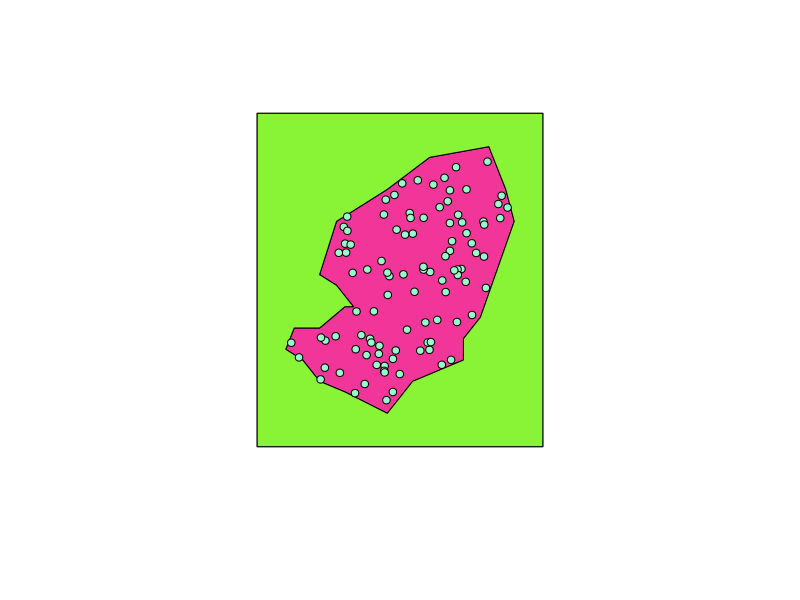
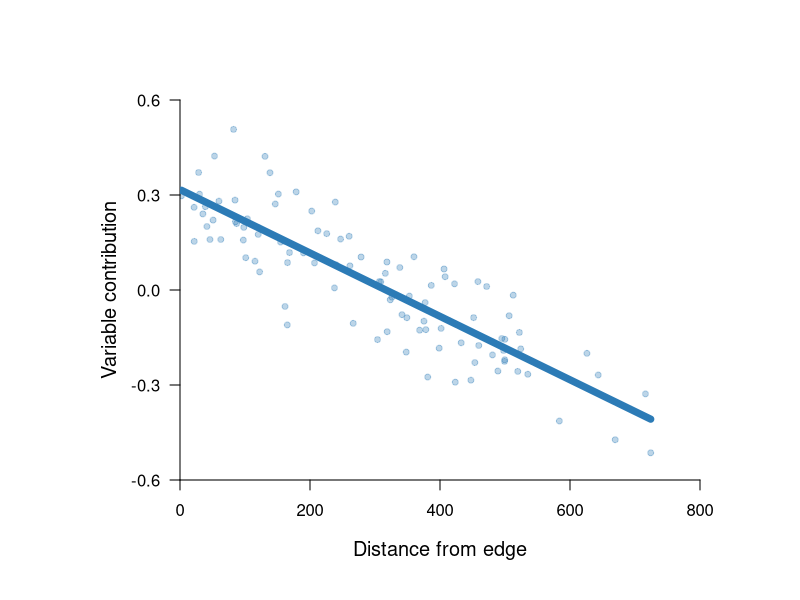
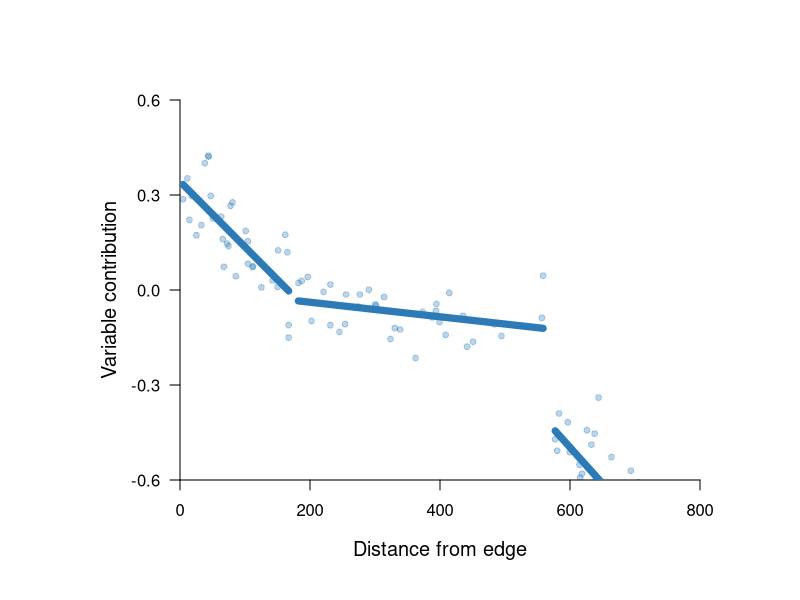

Reproduce these figures in R, in order. (Note: this script raises an error after producing the figures.)
#load packages
library(rnaturalearth); library(sf); library(units)

#list wds
wd_tables <- '/Users/carloseduardoaribeiro/Documents/Post-doc/SHAP/Mammals/Manuscript/Figures/Fig 1/Things for the figure'

#set seed for reproducibility
set.seed(69)

#set parametres for plotting
par(mar = c(7,5,5,5), pty="m", mfrow = c(1,1))

##### Make polygon for map #####

#load world map (just to have a reference system)
world <- ne_countries(returnclass = "sf")

#create polygon representing species range
poly = st_polygon(
  list(cbind(c(10,08,09,12,15,16,14,12,14,20,25,32,
               34,35,31,29,29,26,23,20,15,12,10),
             c(30,31,33,33,35,35,37,38,43,46,49,50,
               46,43,34,32,30,29,28,25,27,28,30))))

poly_sf <-  st_sfc(poly, crs = st_crs(world))
poly_sf <- st_as_sf(poly_sf)

#get min and max coord values of the range
ext <- st_bbox(poly_sf)

#create points representing species occurrences
points_sf <- st_sample(poly_sf, size = 100, type = "random")
points_sf <- st_as_sf(points_sf)

#calculate rel polewardness for all points
points_sf$relPol <- (st_coordinates(points_sf)[,2] - ext$ymin) / ext$ymin

#create box to calculate distance from edge

#calculate the size of the box to plot around the range
lon_mar <- abs(ext[3] - ext[1]) / 8
lat_mar <- abs(ext[4] - ext[2]) / 8
                          
#calculate coords for the box
b_xmin <- ext$xmin - lon_mar
b_xmax <- ext$xmax + lon_mar
b_ymin <- ext$ymin - lat_mar
b_ymax <- ext$ymax + lat_mar

#create box to calculate distance from edge
box_df <- data.frame(x = c(b_xmin,b_xmax,b_xmax,b_xmin,b_xmin),
                     y = c(b_ymax,b_ymax,b_ymin,b_ymin,b_ymax))

box <- st_as_sfc(          #make the box
  st_bbox(st_as_sf(box_df, coords = c('x', 'y'), crs = st_crs(poly_sf))))

#cut the range out of the box
range_cut <- st_difference(box, poly_sf)

#visualise steps
plot(box)
plot(poly_sf, add = T, col = '#f23598')
plot(range_cut, add = T, col = '#89f336')
plot(points_sf, add = T, pch = 21, col = '#000000', bg = '#98fbcb')

#calculate the dist from each point to edge in km
points_sf$distEdge <- as.numeric(
  set_units(st_distance(points_sf, range_cut), km)[,1])

distEdge <- points_sf$distEdge


###### PLOT GRAPH SHOWING THE CENTRAL GRADIENT ######

#generate ydata with a linear relationship plus some noise
ydata <- ((-0.002 * distEdge + rnorm(100, mean = 0, sd = 0.2)) + 0.6) / 2

#combine into a data frame
data <- data.frame(distEdge, ydata)

#fit the linear model
lin_mod <- lm(ydata ~ distEdge, data = data)

#display the model summary
summary(lin_mod)

#preate a sequence of x-values within the range of the data
x_vals <- seq(min(data$distEdge),
              max(data$distEdge),
              length.out = 100)

#preate a data frame for prediction
new_data <- data.frame(distEdge = x_vals)

#predict y-values based on the model
predicted <- predict(lin_mod, newdata = new_data)

#set y and x lims
ylim <- c(floor(min(ydata) * 10) / 10, ceiling(max(ydata) *10) / 10)
xlim <- c(0, ceiling(max(distEdge) / 100) * 100)


par(mar = c(6,9,5,5), pty="m", mfrow = c(1,1))

# Plot the data points again
plot(data$distEdge, data$ydata, 
     pch = 19, cex = 0.8, col = '#2c7bb650',
     axes = F, , xaxs = "i", yaxs = "i",
     ylab = 'Variable contribution',
     xlab = 'Distance from edge',
     cex.lab = 1.2,
     cex.axis = 1.2,
     ylim = ylim,
     xlim = xlim)

#prepare parametres for axes

#determine number of ticks per axis
n_ticks_x <- 5
n_ticks_y <- 5

#calculate distance between ticks
dist_tick_x <- (xlim[2] - xlim[1]) / (n_ticks_x - 1)
dist_tick_y <- (ylim[2] - ylim[1]) / (n_ticks_y - 1)

#calculate positions of ticks
ticks_x <- seq(xlim[1], xlim[2], dist_tick_x)
ticks_y <- seq(ylim[1], ylim[2], dist_tick_y)

#add axes
axis(1, pos = ylim[1], at = ticks_x)
axis(2, las = 2, at = ticks_y)

# Add the restricted regression line
lines(x_vals, predicted, col = '#2c7bb6', lwd = 7)



###### PLOT GRAPH SHOWING THE CENTRAL GRADIENT (ALTERNATIVE MEASUREMENT) ######


#generate 33, 34, and 33 random values for distEdgeNormal
distEdge_A <- runif(33, min = 0, max = 175) #1st segment
distEdge_B <- runif(34, min = 175, max = 575) #2nd segment
distEdge_C <- runif(33, min = 575, max = 750) #2nd segment


#generate ydata with a linear relationship plus some noise
ydata_A <-
  ((-0.002 * distEdge_A + rnorm(33, mean = 0.2, sd = 0.1)) + 0.13) 

ydata_B <-
  ((-0.002 * distEdge_B + rnorm(34, mean = 0, sd = 0.3)) + 0.4) / 5

ydata_C <-
  ((-0.002 * distEdge_C + rnorm(33, mean = -0.2, sd = 0.1)) + 0.9) 

#combine into a data frame
data_A <- data.frame(distEdge_A, ydata_A)
data_B <- data.frame(distEdge_B, ydata_B)
data_C <- data.frame(distEdge_C, ydata_C)

#fit the linear model
lin_mod_A <- lm(ydata_A ~ distEdge_A, data = data_A)
lin_mod_B <- lm(ydata_B ~ distEdge_B, data = data_B)
lin_mod_C <- lm(ydata_C ~ distEdge_C, data = data_C)

#display the model summary
summary(lin_mod_A)
summary(lin_mod_B)
summary(lin_mod_C)

# Create a sequence of x-values within the range of the data
x_vals_A <- seq(min(data_A$distEdge),
                max(data_A$distEdge),
                length.out = 33)
x_vals_B <- seq(min(data_B$distEdge),
                max(data_B$distEdge),
                length.out = 34)
x_vals_C <- seq(min(data_C$distEdge),
                max(data_C$distEdge),
                length.out = 33)

# Create a data frame for prediction
new_data_A <- data.frame(distEdge_A = x_vals_A)
new_data_B <- data.frame(distEdge_B = x_vals_B)
new_data_C <- data.frame(distEdge_C = x_vals_C)

# Predict y-values based on the model
predicted_A <- predict(lin_mod_A, newdata = new_data_A)
predicted_B<- predict(lin_mod_B, newdata = new_data_B)
predicted_C <- predict(lin_mod_C, newdata = new_data_C)

#set y and x lims
ylim <- c(floor(min(ydata) * 10) / 10, ceiling(max(ydata) *10) / 10)
xlim <- c(0, ceiling(max(distEdge) / 100) * 100)

# Plot the data points again
plot(data_A$distEdge, data_A$ydata, 
     pch = 19, cex = 0.8, col = '#2c7bb650',
     axes = F, , xaxs = "i", yaxs = "i",
     ylab = 'Variable contribution',
     xlab = 'Distance from edge',
     cex.lab = 1.2,
     cex.axis = 1.2,
     ylim = ylim,
     xlim = xlim)

points(data_B$distEdge, data_B$ydata, 
       pch = 19, cex = 0.8, col = '#2c7bb650')

points(data_C$distEdge, data_C$ydata, 
       pch = 19, cex = 0.8, col = '#2c7bb650')

#add axes
axis(1, pos = ylim[1], at = ticks_x)
axis(2, las = 2, at = ticks_y)


# Add the restricted regression line
lines(new_data_A$distEdge, predicted_A, col = '#2c7bb6', lwd = 7)
lines(new_data_B$distEdge, predicted_B, col = '#2c7bb6', lwd = 7)
lines(new_data_C$distEdge, predicted_C, col = '#2c7bb6', lwd = 7)

# For graphical purposes, I will replot joining the lines

# Plot the data points again
plot(data_A$distEdgeNormal, data_A$ydata, 
     pch = 19, cex = 0.8, col = '#2c7bb650',
     axes = F, , xaxs = "i", yaxs = "i",
     ylab = 'Variable contribution',
     xlab = 'Distance from edge',
     cex.lab = 1.2,
     cex.axis = 1.2,
     ylim = ylim,
     xlim = xlim)

points(data_B$distEdgeNormal, data_B$ydata, 
       pch = 19, cex = 0.8, col = '#2c7bb650')

points(data_C$distEdgeNormal, data_C$ydata, 
       pch = 19, cex = 0.8, col = '#2c7bb650'
)

#add axes
axis(1, pos = -0.4)
axis(2, pos = 0, las=2)

lines(new_data_A$distEdgeNormal, predicted_A, col = '#2c7bb6', lwd = 7)
lines(c(new_data_A$distEdgeNormal[33], new_data_C$distEdgeNormal[1]),
      c(predicted_A[33],predicted_C[1]),
      col = '#2c7bb6', lwd = 7)
lines(new_data_C$distEdgeNormal, predicted_C, col = '#2c7bb6', lwd = 7)





###### PLOT MAP SHOWING THE CENTRAL GRADIENT ######

#Legend: "Larger ranges showing populations close to the range centre being less affected by climatic extremes than those closer to range edges."

#Reference in text: "The relationship between climatic variables and species occurrences changes between the range centre and range edges (Fig. 1A)"


#set parametres for plotting
par(mar = c(0,0,0,0), pty="s", mfrow = c(1,1))

#plot big white box to make room for the things I need to add around
plot(big_box, border = NA)

#plot small box to inform the coordinates
#plot(box, add = T, col = '#ffffbf20')

#plot the polygon
plot(poly_sf, lwd = 3, border = '#707070', col = '#ffffbf80', add = T)

#plot the occurrence points (size is proportional to SHAP value)
plot(st_geometry(points_sf),
     add = T, pch = 19, cex = points_sf$centralCex ^ 1.4,
     col = '#80808080')

#save 1000















###### PLOT MAP SHOWING THE LATITUDINAL GRADIENT ######

#Legend: large ranges showing climatic extremes increase in explanatory power towards the poleward edges.

#Reference in text: "Climatic variables have higher explanatory power towards the poleward range limit (Fig. 1B)"

#set parametres for plotting
par(mar = c(0,0,0,0), pty="s", mfrow = c(1,1))

#plot big white box to make room for the things I need to add around
plot(big_box, border = NA)

#plot the polygon
plot(poly_sf, lwd = 3, border = '#707070', col = '#ffffbf80', add = T)

#plot the occurrence points (size is proportional to SHAP value)
plot(st_geometry(points_sf),
     add = T, pch = 19, cex = points_sf$varContNormal ^ 1.6,
     col = '#2c7bb680')

#save 1000






###### PLOT GRAPH SHOWING THE LATITUDINAL GRADIENT ######

# Set seed for reproducibility
set.seed(123)

# Generate 100 random values for distEdgeNormal
relPol <- runif(100, min = 0, max = 1)

# Generate ydata with a linear relationship plus some noise
ydata <- ((relPol + rnorm(100, mean = 0, sd = 0.2))) / 2

# Combine into a data frame
data <- data.frame(relPol, ydata)

# Fit the linear model
lin_mod <- lm(ydata ~ relPol, data = data)

# Display the model summary
summary(lin_mod)

#set parametres for plotting
par(mar = c(5,5,5,5), pty="s", mfrow = c(1,1))

# Create a sequence of x-values within the range of the data
x_vals <- seq(min(data$relPol),
              max(data$relPol),
              length.out = 100)

# Create a data frame for prediction
new_data <- data.frame(relPol = x_vals)

# Predict y-values based on the model
predicted <- predict(lin_mod, newdata = new_data)

#set y and x lims
ylim <- c(-0.5, 0.5)
xlim <- c(0, 1.05)

# Plot the data points again
plot(data$relPol, data$ydata, 
     pch = 19, cex = 0.8, col = '#2c7bb650',
     axes = F, , xaxs = "i", yaxs = "i",
     ylab = 'Variable contribution',
     xlab = 'Relative polewardness',
     cex.lab = 1.2,
     cex.axis = 1.2,
     ylim = ylim,
     xlim = xlim)

#add axes
axis(1, pos = -0.4)
axis(2, pos = 0, las=2)

# Add the restricted regression line
lines(x_vals, predicted, col = '#2c7bb6', lwd = 7)

#save 800






### PLOT GRAPH SHOWING THE LATITUDINAL GRADIENT (ALTERNATIVE MEASUREMENT) ###

# Set seed for reproducibility
set.seed(123)

# Generate 33, 34, and 33 random values for distEdgeNormal
relPol_A <- runif(33, min = 0, max = 0.3) #1st segment
relPol_B <- runif(34, min = 0.3, max = 0.7) #2nd segment
relPol_C <- runif(33, min = 0.7, max = 1) #2nd segment

# Generate ydata with a linear relationship plus some noise
ydata_A <-
  ((relPol_A + rnorm(33, mean = -0.2, sd = 0.1)) - 0.13) 

ydata_B <-
  ((relPol_B + rnorm(34, mean = 0, sd = 0.32)) / 4) - 0.05

ydata_C <-
  ((relPol_C + rnorm(33, mean = 0.2, sd = 0.1)) - 0.8) 


# Combine into a data frame
data_A <- data.frame(relPol_A, ydata_A)
data_B <- data.frame(relPol_B, ydata_B)
data_C <- data.frame(relPol_C, ydata_C)

# Fit the linear model
lin_mod_A <- lm(ydata_A ~ relPol_A, data = data_A)
lin_mod_B <- lm(ydata_B ~ relPol_B, data = data_B)
lin_mod_C <- lm(ydata_C ~ relPol_C, data = data_C)

# Display the model summary
summary(lin_mod_A)
summary(lin_mod_B)
summary(lin_mod_C)

#set parametres for plotting
par(mar = c(5,5,5,5), pty="s", mfrow = c(1,1))

# Create a sequence of x-values within the range of the data
x_vals_A <- seq(min(data_A$relPo),
                max(data_A$relPo),
                length.out = 33)
x_vals_B <- seq(min(data_B$relPo),
                max(data_B$relPo),
                length.out = 34)
x_vals_C <- seq(min(data_C$relPo),
                max(data_C$relPo),
                length.out = 33)

# Create a data frame for prediction
new_data_A <- data.frame(relPol_A = x_vals_A)
new_data_B <- data.frame(relPol_B = x_vals_B)
new_data_C <- data.frame(relPol_C = x_vals_C)

# Predict y-values based on the model
predicted_A <- predict(lin_mod_A, newdata = new_data_A)
predicted_B<- predict(lin_mod_B, newdata = new_data_B)
predicted_C <- predict(lin_mod_C, newdata = new_data_C)

#set y and x lims
ylim <- c(-0.5, 0.5)
xlim <- c(0, 1.05)

# Plot the data points again
plot(data_A$relPol, data_A$ydata, 
     pch = 19, cex = 0.8, col = '#2c7bb650',
     axes = F, , xaxs = "i", yaxs = "i",
     ylab = 'Variable contribution',
     xlab = 'Relative polewardness',
     cex.lab = 1.2,
     cex.axis = 1.2,
     ylim = ylim,
     xlim = xlim)

points(data_B$relPol, data_B$ydata, 
       pch = 19, cex = 0.8, col = '#2c7bb650')

points(data_C$relPol, data_C$ydata, 
       pch = 19, cex = 0.8, col = '#2c7bb650')

#add axes
axis(1, pos = -0.4)
axis(2, pos = 0, las=2)

# Add the restricted regression line
lines(new_data_A$relPol, predicted_A, col = '#2c7bb6', lwd = 7)
lines(new_data_B$relPol, predicted_B, col = '#2c7bb6', lwd = 7)
lines(new_data_C$relPol, predicted_C, col = '#2c7bb6', lwd = 7)


# For graphical purposes, I will replot joining the lines

# Plot the data points again
plot(data_A$relPol, data_A$ydata, 
     pch = 19, cex = 0.8, col = '#2c7bb650',
     axes = F, , xaxs = "i", yaxs = "i",
     ylab = 'Variable contribution',
     xlab = 'Relative polewardness',
     cex.lab = 1.2,
     cex.axis = 1.2,
     ylim = ylim,
     xlim = xlim)

points(data_B$relPol, data_B$ydata, 
       pch = 19, cex = 0.8, col = '#2c7bb650')

points(data_C$relPol, data_C$ydata, 
       pch = 19, cex = 0.8, col = '#2c7bb650')

#add axes
axis(1, pos = -0.4)
axis(2, pos = 0, las=2)

lines(new_data_A$relPol_A, predicted_A, col = '#2c7bb6', lwd = 7)
lines(c(new_data_A$relPol[33], new_data_C$relPol[1]),
      c(predicted_A[33],predicted_C[1]),
      col = '#2c7bb6', lwd = 7)
lines(new_data_C$relPol, predicted_C, col = '#2c7bb6', lwd = 7)


#save 800






###### PLOT MAP SHOWING EXPECTED DIFFERENCE BETWEEN EXTREMES AND MEANS ######

#Legend: large ranges showing climatic extremes increase in explanatory power towards the edges, and means don't show a strong pattern.

#Reference in text: "Climatic variables have higher explanatory power towards the poleward range limit (Fig. 1C)"

#divide points to show extremes and means
shuffle_pts <- sample(c(1:nrow(points_sf)), size = nrow(points_sf))
extre_pts <- points_sf[shuffle_pts[c(1:50)],]
mean_pts <- points_sf[shuffle_pts[c(51:100)],]

#set parametres for plotting
par(mar = c(0,0,0,0), pty="s", mfrow = c(1,1))

#plot big white box to make room for the things I need to add around
plot(big_box, border = NA)

#plot the polygon
plot(poly_sf, lwd = 3, border = '#707070', col = '#ffffbf80', add = T)

#plot the occurrence points (size is proportional to SHAP value)
plot(st_geometry(extre_pts),
     add = T, pch = 19, cex = extre_pts$centralCex ^ 1.4,
     col = '#2c7bb680')

#plot the occurrence points (size is proportional to SHAP value)
plot(st_geometry(mean_pts),
     add = T, pch = 19, cex = sqrt(mean_pts$centralCex),
     col = '#f46d4380')


#save plot (width = 1000)




###### PLOT GRAPH SHOWING THE CENTRE-EDGE GRADIENT ######

# Set seed for reproducibility
set.seed(123)

# Generate 100 random values for distEdgeNormal
distEdgeNormal <- runif(100, min = 0, max = 500)

# Generate ydata with a linear relationship plus some noise
ydata <- ((-0.002 * distEdgeNormal + rnorm(100, mean = 0, sd = 0.2)) + 0.6) / 2

# Combine into a data frame
data <- data.frame(distEdgeNormal, ydata)

# Fit the linear model
lin_mod <- lm(ydata ~ distEdgeNormal, data = data)

# Display the model summary
summary(lin_mod)

#set parametres for plotting
par(mar = c(5,5,5,5), pty="s", mfrow = c(1,1))

# Create a sequence of x-values within the range of the data
x_vals <- seq(min(data$distEdgeNormal),
              max(data$distEdgeNormal),
              length.out = 100)

# Create a data frame for prediction
new_data <- data.frame(distEdgeNormal = x_vals)

# Predict y-values based on the model
predicted <- predict(lin_mod, newdata = new_data)

#set y and x lims
ylim <- c(-0.5, 0.5)
xlim <- c(0, 530)

# Plot the data points (with no points)
plot(data$distEdgeNormal, data$ydata, 
     pch = 19, cex = 0.8, col = '#2c7bb600',
     axes = F, , xaxs = "i", yaxs = "i",
     ylab = 'Variable contribution',
     xlab = 'Distance from edge',
     cex.lab = 1.2,
     cex.axis = 1.2,
     ylim = ylim,
     xlim = xlim)

#add axes
axis(1, pos = -0.4)
axis(2, pos = 0, las=2)

# Add the restricted regression line
lines(x_vals, predicted, col = '#2c7bb6', lwd = 7)
lines(x_vals, (predicted / 1.1) - 0.07, col = '#f46d43', lwd = 7)
lines(x_vals, predicted / 6, col = '#ffc00c', lwd = 7)


# Plot the data points (with no points)
plot(data$distEdgeNormal, data$ydata, 
     pch = 19, cex = 0.8, col = '#2c7bb600',
     axes = F, , xaxs = "i", yaxs = "i",
     ylab = 'Variable contribution',
     xlab = 'Distance from edge',
     cex.lab = 1.2,
     cex.axis = 1.2,
     ylim = ylim,
     xlim = xlim)

#add axes
axis(1, pos = -0.4)
axis(2, pos = 0, las=2)

# Add the restricted regression line
lines(x_vals, predicted, col = '#2c7bb6', lwd = 7)
lines(x_vals, predicted * -0.9, col = '#f46d43', lwd = 7)
lines(x_vals, predicted / 6, col = '#ffc00c', lwd = 7)








#fit linear model
lin_mod_minT <- lm(points_sf$varContPol ~ points_sf$distEdgeNormal)
lin_mod_minT_2 <- lm((points_sf$varContPol/6) + 0.2 ~ points_sf$distEdgeNormal)

abline(lin_mod_minT, col = '#9930FF', lwd = 7)
abline(lin_mod_minT_2, col = '#f46d43', lwd = 7)


#save plot (width = 1000)
